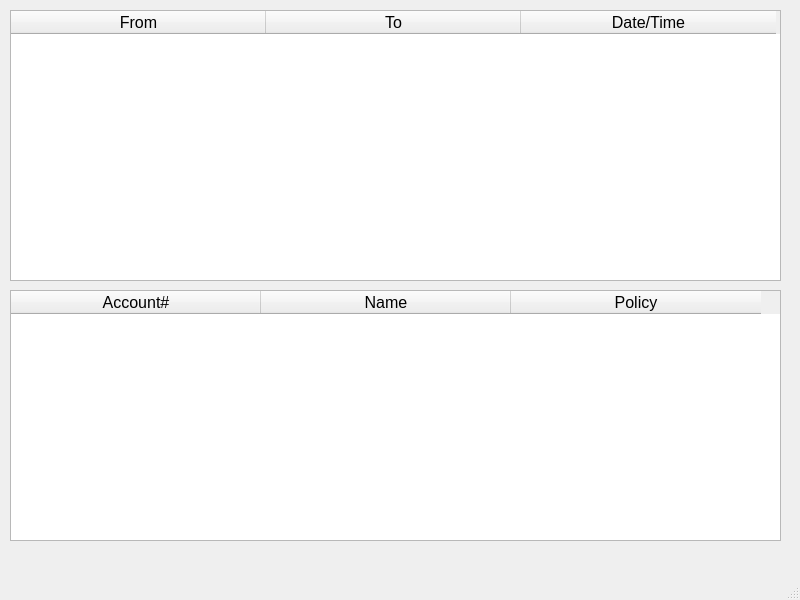
<?xml version="1.0" encoding="UTF-8"?>
<ui version="4.0">
 <class>MainWindow</class>
 <widget class="QMainWindow" name="MainWindow">
  <property name="geometry">
   <rect>
    <x>0</x>
    <y>0</y>
    <width>800</width>
    <height>600</height>
   </rect>
  </property>
  <property name="windowTitle">
   <string>宇子弹窗</string>
  </property>
  <widget class="QWidget" name="centralwidget">
   <widget class="QTableWidget" name="HistoryTable">
    <property name="geometry">
     <rect>
      <x>10</x>
      <y>10</y>
      <width>771</width>
      <height>271</height>
     </rect>
    </property>
    <property name="layoutDirection">
     <enum>Qt::LayoutDirection::LeftToRight</enum>
    </property>
    <property name="autoFillBackground">
     <bool>false</bool>
    </property>
    <attribute name="horizontalHeaderCascadingSectionResizes">
     <bool>false</bool>
    </attribute>
    <attribute name="horizontalHeaderDefaultSectionSize">
     <number>255</number>
    </attribute>
    <column>
     <property name="text">
      <string>From</string>
     </property>
     <property name="font">
      <font>
       <pointsize>12</pointsize>
      </font>
     </property>
    </column>
    <column>
     <property name="text">
      <string>To</string>
     </property>
     <property name="font">
      <font>
       <pointsize>12</pointsize>
      </font>
     </property>
    </column>
    <column>
     <property name="text">
      <string>Date/Time</string>
     </property>
     <property name="font">
      <font>
       <pointsize>12</pointsize>
      </font>
     </property>
    </column>
   </widget>
   <widget class="QTableWidget" name="PolicyTable">
    <property name="geometry">
     <rect>
      <x>10</x>
      <y>290</y>
      <width>771</width>
      <height>251</height>
     </rect>
    </property>
    <attribute name="horizontalHeaderDefaultSectionSize">
     <number>250</number>
    </attribute>
    <column>
     <property name="text">
      <string>Account#</string>
     </property>
     <property name="font">
      <font>
       <pointsize>12</pointsize>
      </font>
     </property>
    </column>
    <column>
     <property name="text">
      <string>Name</string>
     </property>
     <property name="font">
      <font>
       <pointsize>12</pointsize>
      </font>
     </property>
    </column>
    <column>
     <property name="text">
      <string>Policy</string>
     </property>
     <property name="font">
      <font>
       <pointsize>12</pointsize>
      </font>
     </property>
    </column>
   </widget>
  </widget>
  <widget class="QMenuBar" name="menubar">
   <property name="geometry">
    <rect>
     <x>0</x>
     <y>0</y>
     <width>800</width>
     <height>33</height>
    </rect>
   </property>
  </widget>
  <widget class="QStatusBar" name="statusbar"/>
 </widget>
 <resources/>
 <connections/>
</ui>
